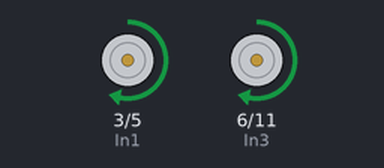
Recording of a sketch running on a simulated Arduino Uno, built with avr-gcc and run on an emulated ATmega328P. Parts: motor-driver pin pairs drawn as motors (green arrow = first pin HIGH = forward, orange = second pin HIGH = backward, longer = more drive).

Above: at 1.0 s.
At 3.5 s:
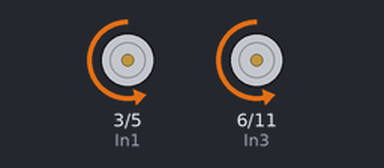
At 4.5 s:
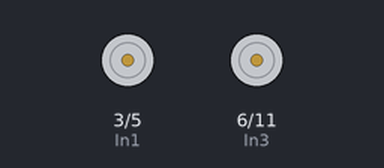
Timing chart, 0 to 6.5 s (numbered marks = the images above):
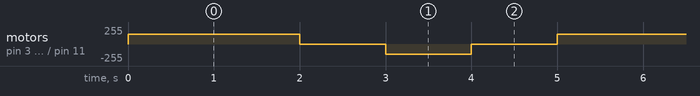

The sketch:

MotorTest.ino
```cpp
/*
STEM Center USA, Inc.
Pi-Bot: Motor Test Program
Download this program and run it. If everything is hooked up as
shown in the wiring diagram, the wheels will turn forward
for 2 seconds, stop for 1 second, reverse for 1 second, and
then stop for 1 second. If your robot is spinning or not moving forward,
check your wiring again. You may have to swap the motor connection
leads on the H-Bridge.

Once you have determined the robot is running the program correctly,
you can modify the program to do different tasks.

STEM Board Pins 3 (IN1) and 5 (In2) control the left motor
IN1 and IN2 both cannot be a positive value simultaneously
  A positive value for IN1 & zero for IN2 moves the left motor forward
  A zero for IN1 & a positive value for IN2 moves the left motor backward

STEM Board Pins 6 (IN3) and 11 (IN4) control the right motor
IN3 and IN4 both cannot be a positive value simultaneously
  A positive value for IN3 & zero for IN4 moves the right motor forward
  A zero for IN3 & a positive value for IN4 moves the right motor backward

We are going to use the analogWrite function to control the motors.
This will allow the motors to change speed.

 */

const int In1 = 3;
const int In2 = 5;
const int In3 = 6;
const int In4 = 11;

void setup()
{
  // initialize the pins as output:
  pinMode(In1, OUTPUT);
  pinMode(In2, OUTPUT);
  pinMode(In3, OUTPUT);
  pinMode(In4, OUTPUT);
}

void loop()
{
  int speed1;
  int speed2;
 // speed1 and speed2 are two variables
 // You can change these values from 0 to 255
 // We will use 150 for now

  speed1 = 150;
  speed2 = 150;
  while(1==1)
  {
    //Go Forward
    analogWrite(In4, 0);
    analogWrite(In3, speed1);
    analogWrite(In2, 0);
    analogWrite(In1, speed2);
    delay(2000);

    //STOP
    analogWrite(In4, 0);
    analogWrite(In3, 0);
    analogWrite(In2, 0);
    analogWrite(In1, 0);
    delay(1000);

    //Reverse
    analogWrite(In4, speed1);
    analogWrite(In3, 0);
    analogWrite(In2, speed2);
    analogWrite(In1, 0);
    delay(1000);

   //STOP
    analogWrite(In4, 0);
    analogWrite(In3, 0);
    analogWrite(In2, 0);
    analogWrite(In1, 0);
    delay(1000);
  }
}
```

Measured:
- by itself, motor on pin 3 (In1) / pin 5 (In2), motor on pin 6 (In3) / pin 11 (In4): repeats every 5.0 s: stopped 1.0 s, backward 150/255 1.0 s, stopped 1.0 s, forward 150/255 2.0 s
